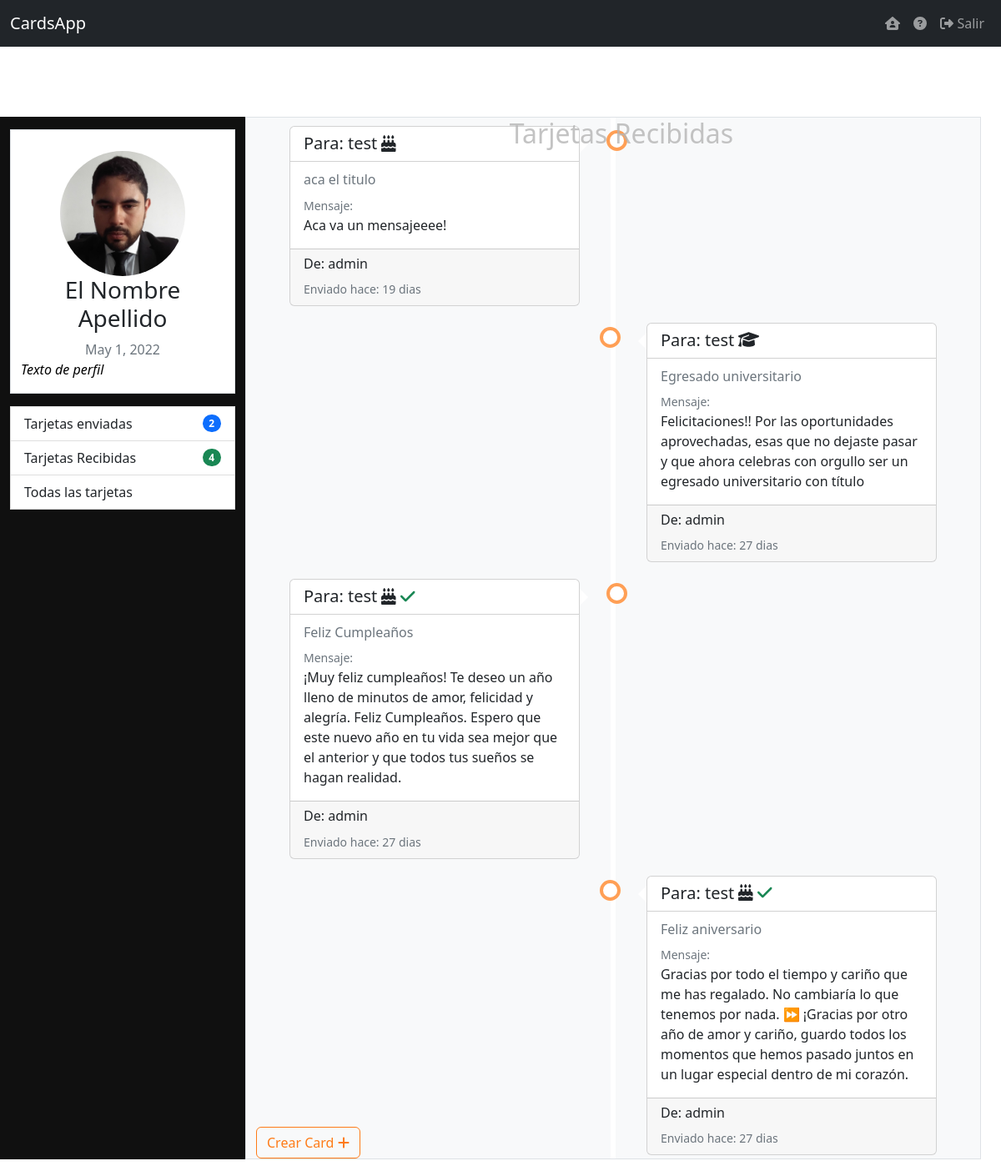
Screenshot of /dashboard?action=recibidas (signed in) with the database file from the repository.
### main_App/models.py (models this page shows)
class Usuarios(models.Model):
    id_usuario = models.ForeignKey(settings.AUTH_USER_MODEL, on_delete=models.CASCADE)
    cumpleaños = models.DateField(null=True)
    avatar = models.ImageField(upload_to='Avatares/', null = True, blank = True)
    perfil = models.TextField(null=True)
    links = models.IntegerField(null = True)
    estado = models.IntegerField(null=True)

class Cards(models.Model):
    titulo = models.CharField(max_length=120)
    icon = models.CharField(max_length=20)
    texto = models.TextField()
    imagen = models.ImageField(upload_to='Cards/', null = True, blank = True)
    categoria = models.IntegerField(null = True)
    estado = models.IntegerField()
    creacion = models.DateTimeField(auto_now=True)

### main_App/views.py (the view, shortened to what this page needs)
# urls.py: path('dashboard', views.dashboard, name='dashboard'),
@login_required(login_url='ingresar')
def dashboard(request):
    datosUsuario = Usuarios.objects.get(id_usuario=request.user.id)
    perfilcards = ({
        'enviadas' : len(Relacion_Cards.objects.filter(id_usr__iexact = request.user.id)),
        'recibidas': len(Relacion_Cards.objects.filter(id_usr_to__iexact = request.user.id)),
        })
    links = Perfil_Links.objects.filter(id_usr = request.user.id)
    left = True
    cards = []
    i=0
    if(request.GET):
        if request.GET['action'] == 'recibidas':
            for x in Relacion_Cards.objects.filter(id_usr_to__iexact = request.user.id).order_by('-id'):
                cards.append({i:{}})
                dates = timezone.now() - x.id_card.creacion
                cards[i].update({
                    'id': x.id_card.id,
                    'titulo':x.id_card.titulo,
                    'icon':x.id_card.icon,
                    'text':x.id_card.texto,
                    'imagen':x.id_card.imagen,
                    'estado':x.id_card.estado,
                    'left': (True if left else False),
                    'categoria':[],
                    'id_prop': User.objects.get(id=x.id_usr),
                    'id_to': User.objects.get(id=x.id_usr_to),
                    'creacion': f'{dates.days} dias'
                })
                left = (False if left else True)
                for y in Categorias_Cards.objects.filter(id_card=x.id_card.id):
                    cards[i]['categoria'].append(y.descripcion)
                i += 1
            return render(request, 'main/cards.html',{'datos':datosUsuario, 'perfilCards':perfilcards, 'links': links, 'cards':cards, 'cardsTitulo':'Tarjetas Recibidas'})

### main_App/template/main/cards.html (shortened to what this page needs)
{% extends 'main/dashboard.html' %}
{% load static %}
{% block Dashboard %}
<div class="timeline">
    {% if not cards %}
      <div class="row d-flex text-center">
        <h1> No hay Cards para mostrar </h1>
      </div>
    {% else %}
    <div class="titulo-cards text-center"><h2 class="">{{ cardsTitulo }}</h2></div>
    {% for x in cards %}
      <div class="tm-container {% if x.left == True %} left {% else %} right {% endif %}">
        <div class="card" aria-hidden="true">
          <div class="card-header bg-transparent">
              <div clas="d-flex">
              <h5 class="card-title placeholder-glow d-inline">Para:
                  {% if x.estado == 2 %}
                  <span class="placeholder col-2"></span>
                  {% else %}
                  {{ x.id_to }}
                  {% endif %}
                  <span>
                      <a data-bs-toggle="tooltip" title="Categoria: {{ x.categoria }}"><i class="fa fa-solid {{ x.icon }}"></i></a>
                      {% if x.estado == 1 %}
                      <a data-bs-toggle="tooltip" title="Visto" class="text-success"><i class="fa fa-check"></i></a>
                      {% endif %}
                  </span>
              </h5>
              </div>
          </div>
          <div class="card-body placeholder-glow">
            <h6 class="card-subtitle mb-2 text-muted ">{{x.titulo}}</h6>
            <small class="text-muted">Mensaje:</small>
            <p class="card-text">
              {{x.text}}
          </p>
          </div>
          <div class="card-footer">
              <h6 class="card-">De: {{ x.id_prop }} </h6>
              <small class="text-muted">Enviado hace:  {{ x.creacion }}</small>
          </div>
      </div>
      </div>
      {% endfor %}
      {% endif %}
      <button class="btn btn-float" type="button" data-bs-toggle="modal" data-bs-target="#modal-card">Crear Card <i class="fa fa-plus"></i></button>
    </div>
    {% endblock %}

### main_App/template/main/dashboard.html (shortened to what this page needs)
{% extends './base.html' %}
{% load static %}
{% block Main %}
<div class="row container-fluid ">
    <div class="col-lg-3 perfil">
        <div class="d-grid container border">
            <a href="#" data-bs-toggle="modal" type="button" data-bs-toggle="modal" data-bs-target="#modal-imagen-perfil">
            <img class=" img-fluid mx-auto d-block rounded-circle" data-bs-toggle="tooltip" title="Editar Avatar" src=
            {% if datos.avatar %}
            {{ datos.avatar.url }}
            {% else %}
            "{% static '/assets/img/default-avatar.jpg' %}"
            {% endif %}>
            </a>
            <div class="d-flex justify-content-center  text-center">
                <h3 class="text-center">{{user.get_full_name}} </h3>
            </div>
            <span class="text-muted text-center">{{ datos.cumpleaños }} </span>
            <a href="/editarPerfil" style="text-decoration: none; color:black"  >
                <p class="blockquote text-wrap fst-italic fs-6 text dash-perfil" data-bs-toggle="tooltip" title="Editar Perfil" >
                {% if datos.perfil %}
                {{datos.perfil}}
                {% else %}
                    Click para editar tu informacion de perfil
                {% endif %}
            </p>
            </a>
        </div>
        <ul class="list-group">
            <a class="list-group-item list-group-item-action" href="dashboard?action=enviadas">
            <li class="d-flex justify-content-between align-items-center">
                Tarjetas enviadas
                <span class="badge bg-primary rounded-pill">{{ perfilCards.enviadas }}</span>
            </li>
            </a>
            <a class="list-group-item list-group-item-action" href="dashboard?action=recibidas">
                <li class="d-flex justify-content-between align-items-center">
                    Tarjetas Recibidas
                    <span class="badge bg-success rounded-pill">{{ perfilCards.recibidas }} </span>
                </li>
            </a>
            <a class="list-group-item list-group-item-action" href="dashboard?action=">
              <li class="d-flex justify-content-between align-items-center">
                  Todas las tarjetas
              </li>
          </a>
        </ul>
    </div>
    <div class="col-lg-9 bg-light border dashboard">
    {% block Dashboard %}
    {% endblock %}
    </div>
</div>
{% endblock %}

### main_App/static/assets/css/style.css (style rules this page uses)
.perfil { margin-top: 25px; background-color: rgba(16, 16, 16); }
.perfil .d-grid { margin-top: 15px; margin-bottom: 15px; background-color: white; }
.perfil img { margin-top:25px; max-height: 150px; }
.perfil ul { border-radius: 0%; }
.perfil .dash-perfil { max-height: 17vh; overflow: scroll; }
.dashboard { height: 89vh; max-height: 90vh; overflow:auto; }
.btn-float { position: fixed; bottom: 15px; }
.titulo-cards { position: fixed; z-index: 2; min-width: 73vw; color: rgb(180, 180, 180, 0.8); transition: all 0.6s; }
.timeline { position: relative; margin: 0 auto; }
.timeline .btn { border-style: solid; border-width: 1px; border-color: #fe7b17; color:#fe7b17; }
.timeline::after { content: ''; position: absolute; width: 6px; background-color: white; top: 0; bottom: 0; left: 50%; margin-left: -3px; }
.timeline .tm-container { padding: 10px 40px; position: relative; background-color: inherit; width: 50%; }
.timeline .tm-container::after { content: ''; position: absolute; width: 25px; height: 25px; right: -17px; background-color: white; border: 4px solid #FF9F55; top: 15px; border-radius: 50%; z-index: 1; }
.timeline .left { left: 0; }
.timeline .right { left: 50%; }
.timeline .left::before { content: " "; height: 0; position: absolute; top: 22px; width: 0; z-index: 1; right: 30px; border: medium solid white; border-width: 10px 0 10px 10px; border-color: transparent transparent transparent white; }
.timeline .right::before { content: " "; height: 0; position: absolute; top: 22px; width: 0; z-index: 1; left: 30px; border: medium solid white; border-width: 10px 10px 10px 0; border-color: transparent white transparent transparent; }
.timeline .right::after { left: -16px; }

### rows the page displays
Usuarios: avatar (picture), cumpleaños "May 1, 2022", perfil "Texto de perfil"

### other values shown
{{ user.get_full_name }} "El Nombre Apellido"
{{ perfilCards.enviadas }} "2"
{{ perfilCards.recibidas }} "4"
{{ cardsTitulo }} "Tarjetas Recibidas"
{{ x.id_to }} "test"
{{ x.titulo }} "aca el titulo"
{{ x.text }} "Aca va un mensajeeee!"
{{ x.id_prop }} "admin"
{{ x.creacion }} "19 dias"
{{ x.titulo }} "Egresado universitario"
{{ x.text }} "Felicitaciones!! Por las oportunidades aprovechadas, esas que no dejaste pasar y que ahora celebras con orgullo ser un egresado universitario con título"
{{ x.creacion }} "27 dias"
{{ x.titulo }} "Feliz Cumpleaños"
{{ x.titulo }} "Feliz aniversario"
